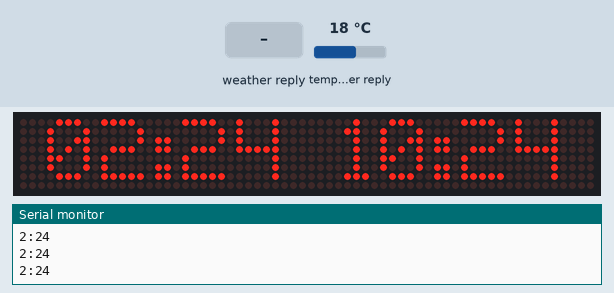
This sketch was run on a simulated ESP8266 (NodeMCU). Shown: 64×8 LED matrix, the last lines printed to the serial monitor. Inputs (shaded band) come from the test bench; at power-on: temperature in the weather reply 18 °C. WiFi joins after 1.5 s; servers stay silent unless stated; web services answer with replies made up by the test bench.

Above: at 3.9 s.
At 20.9 s:
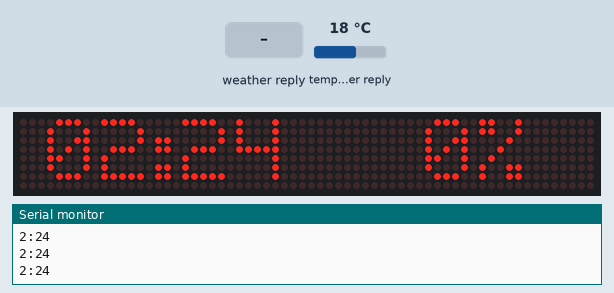
21.0 s: weather in the web reply set to Thunderstorm
At 27.6 s:
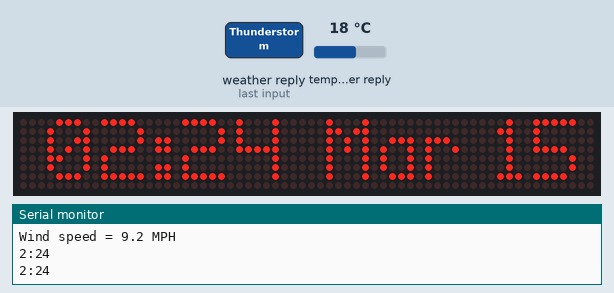

The sketch:

034_004_Still_working_on_weather_-_Copy.ino
```cpp
// Header file includes
#include <MD_Parola.h>
#include <MD_MAX72xx.h>
#include <SPI.h>

#include <TimeLib.h>
#include <ESP8266WiFi.h>
#include <WiFiUdp.h>


#include <Ticker.h>

Ticker ticker;

#include <ESP8266HTTPClient.h> // http web access library
#include <ArduinoJson.h> // JSON decoding library
///#include "Font_Data.h"

// Define the number of devices we have in the chain and the hardware interface
// NOTE: These pin numbers will probably not work with your hardware and may
// need to be adapted
#define HARDWARE_TYPE MD_MAX72XX::ICSTATION_HW
#define MAX_DEVICES 8
#define CLK_PIN   14    //D5  BLUE
#define DATA_PIN  13    //D7  GREY
#define CS_PIN    0     //D3  PURPLE


#define PRINT(x)
#define PRINTS(x)
#define PRINTX(x)

// Hardware SPI connection
MD_Parola P = MD_Parola(HARDWARE_TYPE, CS_PIN, MAX_DEVICES);
// Arbitrary output pins
// MD_Parola P = MD_Parola(HARDWARE_TYPE, DATA_PIN, CLK_PIN, CS_PIN, MAX_DEVICES);

#define SPEED_TIME  75
#define PAUSE_TIME  0

#define MAX_MESG  20


// Global variables
char szTime[9];    // mm:ss\0
char szMesg[MAX_MESG+1] = "";

uint8_t degC[] = { 6, 3, 3, 56, 68, 68, 68 }; // Deg C
uint8_t degF[] = { 6, 3, 3, 124, 20, 20, 4 }; // Deg F


///==================================================================

const char ssid[] = "XXXXXXXXXXXXXXXXXXXX";  //  your network SSID (name)
const char pass[] = "XXXXXXXXXXXXXXXXXXXX";       // your network password


// set location and API key
String Location = "XXXXXXXXXXXXXXXXXXXX, US";
String API_Key = "XXXXXXXXXXXXXXXXXXXX";

float tempC ;
float tempF ;
int humidity ;
float pressure ;
float wind_speed ;
int wind_degree ;


 IPAddress timeServer(132, 163 ,97, 1 ); // WORKS


const int timeZone = -8;     // XXXXXXXXXXXXXXXXXXXX Time
const int timeZoneZ = 0;     // UTC/Zulu

WiFiUDP Udp;
unsigned int localPort = 8888;  // local port to listen for UDP packets


void getDateZ(char *psz, bool f = true){

int myHour = hour();
int myMin = minute();
int myMon = month();
int myDay = day();


  Serial.print(myMon);
  Serial.print("/");
  Serial.print(myDay);
  Serial.println();
//  Serial.print(".");
//  Serial.print(year());
  Serial.println();
  Serial.println(" ");
  Serial.print(myHour);
  Serial.print(":");
  Serial.print(myMin);
  Serial.println();


  PRINT(month());
  PRINT("/");
  PRINT(day());

}

void maxTime(char *psz, bool f = true){       //LOCAL TIME

int myHour = hour();
int myMin = minute();


  sprintf(psz, "%02d%c%02d", myHour, (f ? ':' : ' '), myMin);

}

void maxTimeZ(char *psz, bool f = true){        // ZULU TIME

int myHourZULU = hour()+8;
int myMinZ = minute();
int myHourZ;


    if ((myHourZULU) > 23.00)  // Adjusting for UTC
    {
      myHourZ=((myHourZULU) - 24);
    }
    else {
      myHourZ=(myHourZULU);
    }


  sprintf(psz, "%02d%c%02d", myHourZ, (f ? ':' : ' '), myMinZ);
}


char *mon2str(uint8_t mon, char *psz, uint8_t len)    //MONTH FORMAT
// Get a label from PROGMEM into a char array
{
  static const char str[][4] PROGMEM =
  {
    "Jan", "Feb", "Mar", "Apr", "May", "Jun",
    "Jul", "Aug", "Sep", "Oct", "Nov", "Dec"
  };

  *psz = '\0';
  mon--;
  if (mon < 12)
  {
    strncpy_P(psz, str[mon], len);
    psz[len] = '\0';
  }

  return(psz);
}


void maxDate(char *psz, bool f = true){       //DATE

  char  szBuf[10];
int myMon = month();
int myDay = day();
  sprintf(psz, "%s %d",mon2str(myMon, szBuf, sizeof(szBuf)-1), myDay);
}


void setup(void)
{

///==================================================================


  Serial.begin(115200);
  while (!Serial) ; // Needed for Leonardo only
  delay(250);
  Serial.println("TimeNTP Example");
  Serial.print("Connecting to ");
  Serial.println(ssid);
  WiFi.begin(ssid, pass);

  while (WiFi.status() != WL_CONNECTED) {
    delay(500);
    Serial.print(".");
  }


  Serial.print("IP number assigned by DHCP is ");
  Serial.println(WiFi.localIP());
  Serial.println("Starting UDP");
  Udp.begin(localPort);
  Serial.print("Local port: ");
  Serial.println(Udp.localPort());
  Serial.println("waiting for sync");
  setSyncProvider(getNtpTime);


///==================================================================

  P.begin(2);
  P.setInvert(false);

  P.setZone(0, 0, MAX_DEVICES-5);
  P.setZone(1, MAX_DEVICES-4, MAX_DEVICES-1);
////  P.setFont(1, numeric7Seg);

  P.displayZoneText(1, szTime, PA_CENTER, SPEED_TIME, PAUSE_TIME, PA_PRINT, PA_NO_EFFECT);
  P.displayZoneText(0, szMesg, PA_CENTER, SPEED_TIME, 2500, PA_SCROLL_LEFT, PA_SCROLL_LEFT);

  P.addChar('$', degC);
  P.addChar('&', degF);

///      fetch();


      ticker.attach(8,fetch);      //tickerObj.attach(timeInSecs,isrFunction)

//              maxTime(szTime);
}


time_t prevDisplay = 0; // when the digital clock was displayed


void loop(void)
{

///==================================================================


  if (timeStatus() != timeNotSet) {
    if (now() != prevDisplay) { //update the display only if time has changed
      prevDisplay = now();
      digitalClockDisplay();
    }
  }

///==================================================================
  static uint32_t lastTime = 0; // millis() memory
  static uint8_t  display = 0;  // current display mode
///  static bool flasher = false;  // seconds passing flasher

  P.setIntensity(1);                  //Intensity - Change with time or LDR later
  P.displayAnimate();

  if (P.getZoneStatus(0))
  {
    switch (display)
    {
      case 0:         //ZULU TIME
        P.setTextEffect(0, PA_SCROLL_LEFT, PA_SCROLL_UP_LEFT);
        display++;

        maxTimeZ(szMesg);

//    delay(5000);        //DELAY NOT WORKING - ZONE DELAY TAKES PRECEDENCE.

        break;

      case 1: // Temperature deg F
        P.setTextEffect(0, PA_SCROLL_UP_LEFT, PA_SCROLL_LEFT);
        display++;


          dtostrf(tempF, 3, 1, szMesg);
          strcat(szMesg, "&");

///        strcpy(szMesg, "71.6&");

        break;

      case 2: // Temperature deg C
        P.setTextEffect(0, PA_SCROLL_LEFT, PA_SCROLL_LEFT);
        display++;


          dtostrf(tempC, 3, 1, szMesg);
          strcat(szMesg, "$");

        break;

      case 3: // Relative Humidity
        P.setTextEffect(0, PA_SCROLL_LEFT, PA_SCROLL_LEFT);
        display++;


          dtostrf(humidity, 3, 0, szMesg);
          strcat(szMesg, "%");

        break;

      default:  // Calendar
        P.setTextEffect(0, PA_SCROLL_LEFT, PA_SCROLL_LEFT);
        display = 0;

        maxDate(szMesg);

        break;
    }

    P.displayReset(0);
  }

  // Finally, adjust the time string if we have to    //LOCAL TIME
                  if (millis() - lastTime >= 1000)
                  {

        maxTime(szTime);


                    P.displayReset(1);
                  }


}


///=======================================================

void fetch(){
    //HOPEFULLY this section will retrieve weather updates.  Hasn't worked yet. :(

///=======================================================

    Serial.println(" ");
    Serial.println("This is where the weather should be. ");
    Serial.println(" ");
if (WiFi.status() == WL_CONNECTED) //Check WiFi connection status
{
HTTPClient http; //Declare an object of class HTTPClient

// specify request destination
http.begin("http://api.openweathermap.org/data/2.5/weather?q=" + Location + "&APPID=" + API_Key); // !!

int httpCode = http.GET(); // send the request

if (httpCode > 0) // check the returning code
{
String payload = http.getString(); //Get the request response payload

DynamicJsonBuffer jsonBuffer(512);

// Parse JSON object
JsonObject& root = jsonBuffer.parseObject(payload);
if (!root.success()) {
Serial.println(F("Parsing failed!"));
return;
}

float tempC = (float)(root["main"]["temp"]) - 273.15; // get temperature in °C
float tempF = (float)(root["main"]["temp"]) * 9 / 5 - 459.67; // get temperature in °F
int humidity = root["main"]["humidity"]; // get humidity in %
float pressure = (float)(root["main"]["pressure"]) / 1000; // get pressure in bar
float wind_speed = (float)(root["wind"]["speed"]) * 2.237; // get wind speed in m/s
int wind_degree = root["wind"]["deg"]; // get wind degree in °

// print data
Serial.printf("Temperature = %.1f°C\r\n", tempC);
Serial.printf("Temperature = %.1f°F\r\n", tempF);
Serial.printf("Humidity = %d %%\r\n", humidity);
//Serial.printf("Pressure = %.3f bar\r\n", pressure);
Serial.printf("Wind speed = %.1f MPH\r\n\r\n", wind_speed);
//Serial.printf("Wind degree = %d°\r\n\r\n", wind_degree);

}

http.end(); //Close connection

}


}


void digitalClockDisplay(){
  // digital clock display of the time
  Serial.print(hour());
  printDigits(minute());
//  printDigits(second());
  Serial.println();
}


void printDigits(int digits){
  // utility for digital clock display: prints preceding colon and leading 0
  Serial.print(":");
  if(digits < 10)
    Serial.print('0');
  Serial.print(digits);
}

/*-------- NTP code ----------*/

const int NTP_PACKET_SIZE = 48; // NTP time is in the first 48 bytes of message
byte packetBuffer[NTP_PACKET_SIZE]; //buffer to hold incoming & outgoing packets

time_t getNtpTime()
{
  while (Udp.parsePacket() > 0) ; // discard any previously received packets
  Serial.println("Transmit NTP Request");
  sendNTPpacket(timeServer);
  uint32_t beginWait = millis();
  while (millis() - beginWait < 1500) {
    int size = Udp.parsePacket();
    if (size >= NTP_PACKET_SIZE) {
      Serial.println("Receive NTP Response");
      Udp.read(packetBuffer, NTP_PACKET_SIZE);  // read packet into the buffer
      unsigned long secsSince1900;
      // convert four bytes starting at location 40 to a long integer
      secsSince1900 =  (unsigned long)packetBuffer[40] << 24;
      secsSince1900 |= (unsigned long)packetBuffer[41] << 16;
      secsSince1900 |= (unsigned long)packetBuffer[42] << 8;
      secsSince1900 |= (unsigned long)packetBuffer[43];
      return secsSince1900 - 2208988800UL + timeZone * SECS_PER_HOUR;
    }
  }
  Serial.println("No NTP Response :-(");
  return 0; // return 0 if unable to get the time
}

// send an NTP request to the time server at the given address
void sendNTPpacket(IPAddress &address)
{
  // set all bytes in the buffer to 0
  memset(packetBuffer, 0, NTP_PACKET_SIZE);
  // Initialize values needed to form NTP request
  // (see URL above for details on the packets)
  packetBuffer[0] = 0b11100011;   // LI, Version, Mode
  packetBuffer[1] = 0;     // Stratum, or type of clock
  packetBuffer[2] = 6;     // Polling Interval
  packetBuffer[3] = 0xEC;  // Peer Clock Precision
  // 8 bytes of zero for Root Delay & Root Dispersion
  packetBuffer[12]  = 49;
  packetBuffer[13]  = 0x4E;
  packetBuffer[14]  = 49;
  packetBuffer[15]  = 52;
  // all NTP fields have been given values, now
  // you can send a packet requesting a timestamp:
  Udp.beginPacket(address, 123); //NTP requests are to port 123
  Udp.write(packetBuffer, NTP_PACKET_SIZE);
  Udp.endPacket();
}

///=======================================================
```

Measured:
- what the display in image 0 shows lasts 2.5 s, from 3.9 s to 6.4 s
